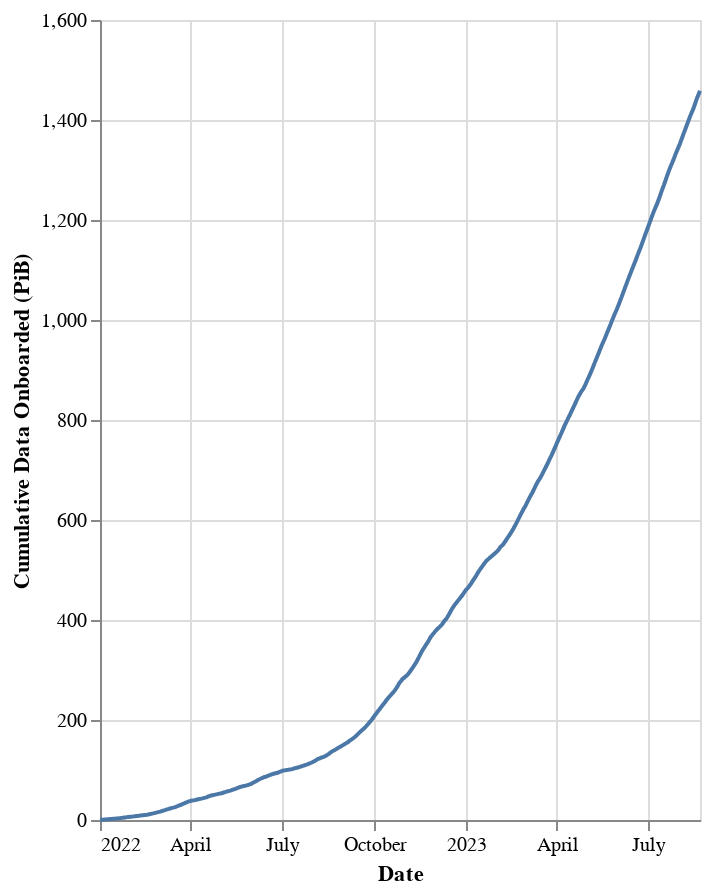

Source (notebook cell):
### Code cell
# | output: true

display(Markdown(f"### Cumulative Data Onboarded"))

df["cumulative_data"] = df["onboarded_tibs"].cumsum()

alt.Chart(df).mark_line().encode(
    x=alt.X("date:T", title="Date"),
    y=alt.Y("cumulative_data:Q", title="Cumulative Data Onboarded (PiB)"),
    # color=alt.value("#55595c"),
    tooltip=[
        alt.Tooltip("date:T", title="Date"),
        alt.Tooltip("cumulative_data:Q", title="Cumulative Data Onboarded (PiB)"),
    ],
).properties(
    width="container",
    height=400,
)

### Figure 1 — Vega-Lite specification as saved in the notebook (floating-point values rounded to 4 significant figures; data arrays with more than 128 entries replaced by an {"elided": "..."} marker saying what was removed)
{"config": {"view": {"continuousWidth": 300, "continuousHeight": 300}}, "data": {"name": "data-4789b5638df10e17017983d6c7b454c6"}, "mark": {"type": "line"}, "encoding": {"tooltip": [{"field": "date", "title": "Date", "type": "temporal"}, {"field": "cumulative_data", "title": "Cumulative Data Onboarded (PiB)", "type": "quantitative"}], "x": {"field": "date", "title": "Date", "type": "temporal"}, "y": {"field": "cumulative_data", "title": "Cumulative Data Onboarded (PiB)", "type": "quantitative"}}, "height": 400, "width": "container", "$schema": "https://vega.github.io/schema/vega-lite/v5.8.0.json", "datasets": {"data-4789b5638df10e17017983d6c7b454c6": {"elided": "599 records"}}}
